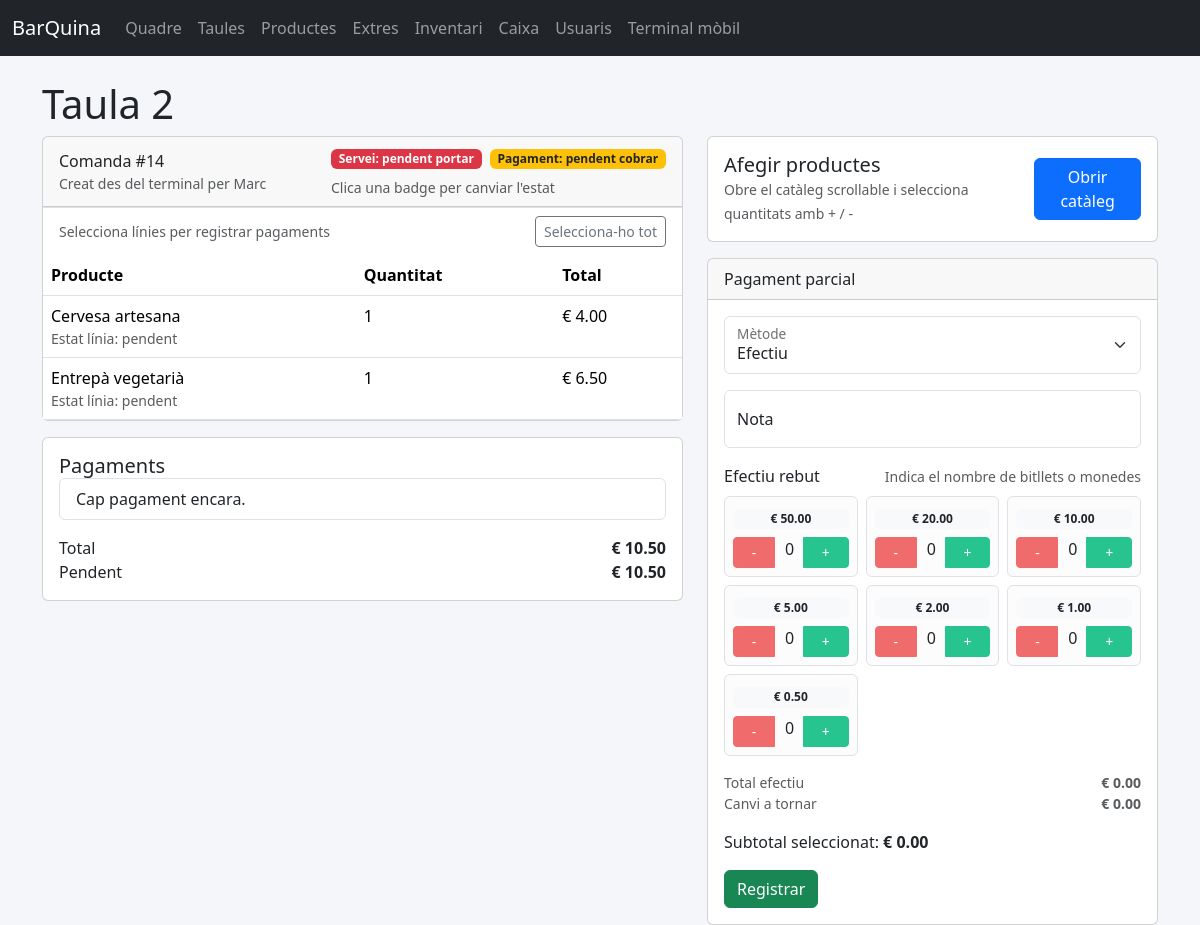
Before: /tables/2 with the older database file.
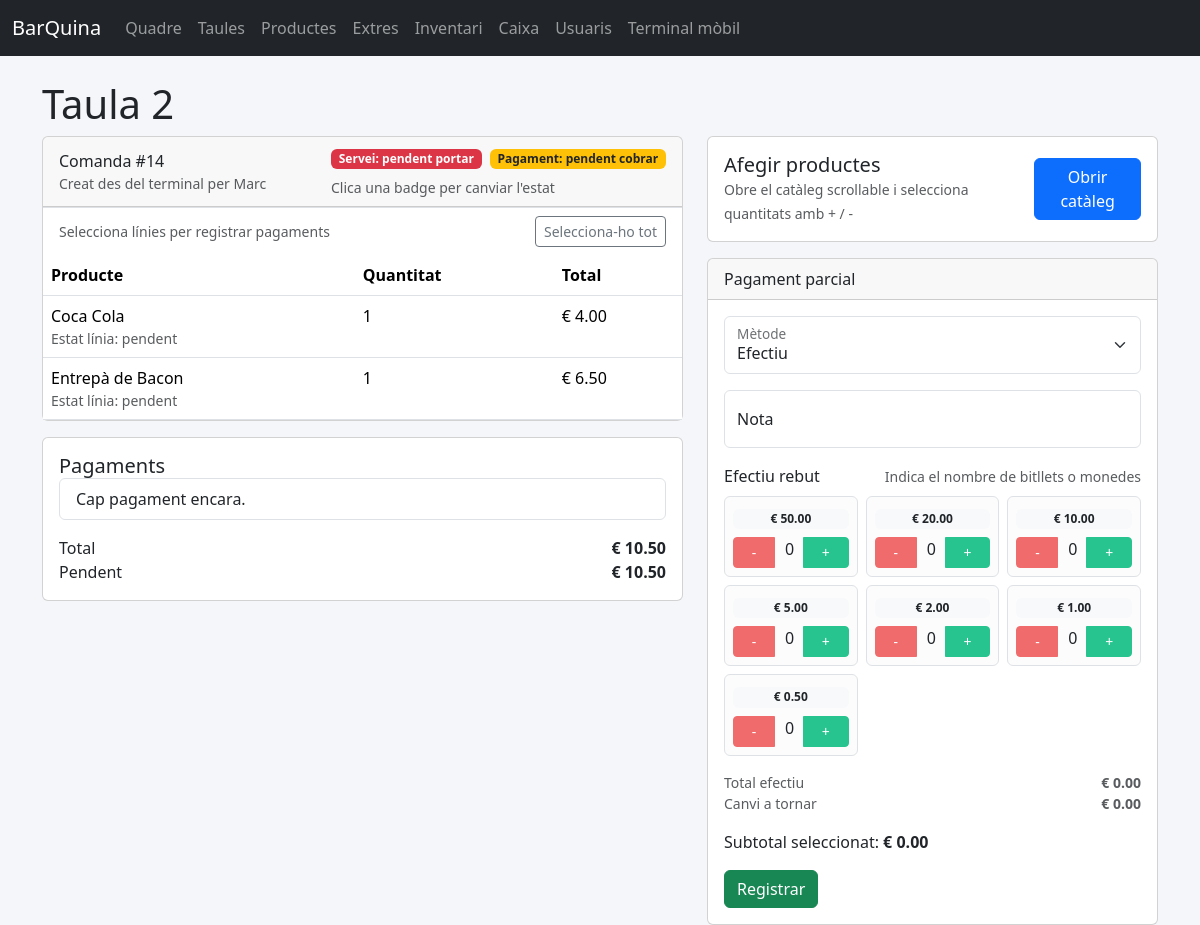
After: the same page with the newer database file.
### app/models.py (models this page shows, shortened)
class OrderItem(db.Model):
    __tablename__ = "order_items"
    id = db.Column(db.Integer, primary_key=True)
    order_id = db.Column(db.Integer, db.ForeignKey("orders.id"), nullable=False)
    product_id = db.Column(db.Integer, db.ForeignKey("products.id"), nullable=False)
    quantity = db.Column(db.Integer, default=1)
    unit_price = db.Column(db.Float, nullable=False)
    status = db.Column(db.Enum(OrderItemStatus), default=OrderItemStatus.PENDING, nullable=False)
    notes = db.Column(db.String(120))
    order = db.relationship("Order", back_populates="items")
    product = db.relationship("Product", back_populates="order_items")
    payment_links = db.relationship("PaymentItem", back_populates="order_item", cascade="all, delete-orphan")
    extras = db.relationship("OrderItemExtra", back_populates="order_item", cascade="all, delete-orphan")
    def line_total(self) -> float:
        base_total = self.quantity * self.unit_price
        extras_total = sum(extra.price_delta * extra.quantity for extra in self.extras)
        return round(base_total + extras_total, 2)

class Product(db.Model):
    __tablename__ = "products"
    id = db.Column(db.Integer, primary_key=True)
    name = db.Column(db.String(80), nullable=False)
    category = db.Column(db.String(30), nullable=False, default="beguda")
    price = db.Column(db.Float, nullable=False)
    is_active = db.Column(db.Boolean, default=True)
    order_items = db.relationship("OrderItem", back_populates="product")
    product_extras = db.relationship(
        "ProductExtra",
        back_populates="product",
        cascade="all, delete-orphan",
        lazy="joined",
    )
    extras = db.relationship(
        "Extra",
        secondary="product_extras",
        viewonly=True,
        lazy="joined",
        order_by="Extra.name",
    )

### app/blueprints/orders/routes.py (the view)
@bp.route("/tables/<int:table_id>")
def table_detail(table_id: int):
    table = Table.query.get_or_404(table_id)
    requested_order_id = request.args.get("order_id", type=int)
    order = None
    if requested_order_id:
        order = Order.query.filter_by(id=requested_order_id, table_id=table.id).first()
        if not order:
            flash("No hem trobat la comanda indicada", "warning")
    if not order:
        order = (
            Order.query.filter_by(table_id=table.id)
            .order_by(Order.created_at.desc())
            .first()
        )
    product_groups = _grouped_products()
    return render_template(
        "orders/table_detail.html",
        table=table,
        order=order,
        product_groups=product_groups,
        fulfillment_statuses=list(FulfillmentStatus),
        payment_statuses=list(PaymentStatus),
        item_statuses=list(OrderItemStatus),
    )

### app/blueprints/orders/routes.py (called while the page is built)
def _grouped_products() -> dict[str, list[Product]]:
    products = (
        Product.query.filter_by(is_active=True)
        .options(joinedload(Product.product_extras))
        .order_by(Product.category, Product.name)
        .all()
    )
    groups: dict[str, list[Product]] = defaultdict(list)
    for product in products:
        groups[product.category].append(product)
    return groups

### app/models.py (called while the page is built)
    @property
    def label(self) -> str:
        return self.value.replace("_", " ")

    @property
    def label(self) -> str:
        return self.value.replace("_", " ")

    @property
    def label(self) -> str:
        return self.value.replace("_", " ")

    def subtotal(self) -> float:
        return sum(item.line_total() for item in self.items)

    def paid_total(self) -> float:
        return sum(payment.amount for payment in self.payments)

    def outstanding_total(self) -> float:
        return max(self.subtotal() - self.paid_total(), 0.0)

### app/templates/orders/table_detail.html (shortened to what the changed rows need)
{% extends "base.html" %}
{% block content %}
<h1>{{ table.name }}</h1>
{% if order %}
<div class="row g-4">
    <div class="col-lg-7">
        <div class="card mb-3">
            <div class="card-header d-flex justify-content-between align-items-center">
                <div>
                    <span>Comanda #{{ order.id }}</span>
                    {% if order.created_by %}
                    <div class="text-muted small">Creat des del terminal per {{ order.created_by.name }}</div>
                    {% endif %}
                </div>
                <div class="d-flex flex-column gap-2">
                    {% set next_fulfillment = 'servida' if order.fulfillment_status.value != 'servida' else 'pendent_portar' %}
                    {% set next_payment = 'cobrada' if order.payment_status.value != 'cobrada' else 'pendent_cobrar' %}
                    <div class="d-flex flex-wrap gap-2">
                        <form method="post" action="{{ url_for('orders.update_order_status', order_id=order.id) }}" class="m-0">
                            <button type="submit" class="badge border-0 {% if order.fulfillment_status.value == 'servida' %}bg-success{% else %}bg-danger{% endif %} status-toggle" title="Clica per alternar l'estat de servei">
                                Servei: {{ order.fulfillment_status.label }}
                            </button>
                        </form>
                        <form method="post" action="{{ url_for('orders.update_order_status', order_id=order.id) }}" class="m-0">
                            <button type="submit" class="badge border-0 {% if order.payment_status.value == 'cobrada' %}bg-success{% else %}bg-warning text-dark{% endif %} status-toggle" title="Clica per alternar l'estat de pagament">
                                Pagament: {{ order.payment_status.label }}
                            </button>
                        </form>
                    </div>
                    <small class="text-muted">Clica una badge per canviar l'estat</small>
                </div>
            </div>
            <div class="d-flex justify-content-between align-items-center px-3 py-2 border-top">
                <small class="text-muted mb-0">Selecciona línies per registrar pagaments</small>
                <button class="btn btn-sm btn-outline-secondary" type="button" id="selectAllItems">Selecciona-ho tot</button>
            </div>
            <div class="table-responsive">
                <table class="table table-clickable mb-0">
                    <thead>
                        <tr>
                            <th>Producte</th>
                            <th>Quantitat</th>
                            <th>Total</th>
                        </tr>
                    </thead>
                    <tbody>
                    {% for item in order.items %}
                        <tr class="js-item-row" data-item-id="{{ item.id }}" role="button" aria-pressed="false">
                            <td>
                                {{ item.product.name }}
                                <small class="text-muted d-block">Estat línia: {{ item.status.label }}</small>
                            </td>
                            <td>{{ item.quantity }}</td>
                            <td>€ {{ '%.2f'|format(item.line_total()) }}</td>
                        </tr>
                    {% endfor %}
                    </tbody>
                </table>
            </div>
        </div>
        <div class="card">
            <div class="card-body">
                <h5>Pagaments</h5>
                <ul class="list-group mb-3">
                {% for payment in order.payments %}
                    <li class="list-group-item d-flex justify-content-between">
                        <span>{{ payment.method.value }} - {{ payment.created_at.strftime('%H:%M') }}</span>
                        <strong>€ {{ '%.2f'|format(payment.amount) }}</strong>
                    </li>
                {% else %}
                    <li class="list-group-item">Cap pagament encara.</li>
                {% endfor %}
                </ul>
                <div class="d-flex justify-content-between">
                    <span>Total</span>
                    <strong>€ {{ '%.2f'|format(order.subtotal()) }}</strong>
                </div>
                <div class="d-flex justify-content-between">
                    <span>Pendent</span>
                    <strong id="pending">€ {{ '%.2f'|format(order.outstanding_total()) }}</strong>
                </div>
            </div>
        </div>
    </div>
    <div class="col-lg-5">
        <div class="card mb-3">
            <div class="card-body d-flex justify-content-between align-items-center">
                <div>
                    <h5 class="mb-0">Afegir productes</h5>
                    <small class="text-muted">Obre el catàleg scrollable i selecciona quantitats amb + / -</small>
                </div>
                <button class="btn btn-primary" type="button" data-bs-toggle="modal" data-bs-target="#productPickerModal">Obrir catàleg</button>
            </div>
        </div>
        <div class="card">
            <div class="card-header">Pagament parcial</div>
            <div class="card-body">
                <form method="post" action="{{ url_for('orders.add_payment', order_id=order.id) }}" id="splitPayment">
                    <div class="form-floating mb-3">
                        <select class="form-select" name="method">
                            <option value="efectiu">Efectiu</option>
                        </select>
                        <label>Mètode</label>
                    </div>
                    <div class="form-floating mb-3">
                        <input class="form-control" name="note" placeholder="Client 1">
                        <label>Nota</label>
                    </div>
                    {% set cash_values = [50, 20, 10, 5, 2, 1, 0.5] %}
                    <div class="mb-3">
                        <div class="d-flex justify-content-between align-items-center mb-2">
                            <label class="form-label mb-0">Efectiu rebut</label>
                            <small class="text-muted">Indica el nombre de bitllets o monedes</small>
                        </div>
                        <div class="row g-2" id="cashCounter">
                            {% for value in cash_values %}
                            {% set input_id = 'cashInput' ~ loop.index0 %}
                            <div class="col-6 col-md-4">
                                <div class="border rounded p-2 h-100 bg-light-subtle">
                                    <div class="text-center mb-2">
                                        <span class="badge text-dark bg-light w-100">€ {{ '%.2f'|format(value) }}</span>
                                    </div>
                                    <div class="btn-group w-100" role="group" aria-label="Controls € {{ '%.2f'|format(value) }}">
                                        <button class="btn btn-soft-danger btn-sm js-cash-minus" type="button" data-target="{{ input_id }}">-</button>
                                        <span class="flex-grow-1 text-center js-cash-count" data-display-for="{{ input_id }}">0</span>
                                        <button class="btn btn-soft-success btn-sm js-cash-plus" type="button" data-target="{{ input_id }}">+</button>
                                    </div>
                                </div>
                            </div>
                            {% endfor %}
                        </div>
                    </div>
                    <div class="d-flex justify-content-between small text-muted">
                        <span>Total efectiu</span>
                        <strong id="cashTotal">€ 0.00</strong>
                    </div>
                    <div class="d-flex justify-content-between small text-muted mb-3">
                        <span>Canvi a tornar</span>
                        <strong id="cashChange">€ 0.00</strong>
                    </div>
                    <p>Subtotal seleccionat: <strong id="selectedTotal">€ 0.00</strong></p>
                    <button class="btn btn-success" type="submit">Registrar</button>
                </form>
            </div>
        </div>
    </div>
</div>
{% else %}
<p>No hi ha comandes obertes.</p>
<form method="post" action="{{ url_for('orders.create_order', table_id=table.id) }}">
    <button class="btn btn-primary">Crear comanda</button>
</form>
{% endif %}
{% endblock %}

Changed rows visible on the page:
changed through a linked row, OrderItem: product.name "Cervesa artesana" → "Coca Cola"
changed through a linked row, OrderItem: product.name "Entrepà vegetarià" → "Entrepà de Bacon"
